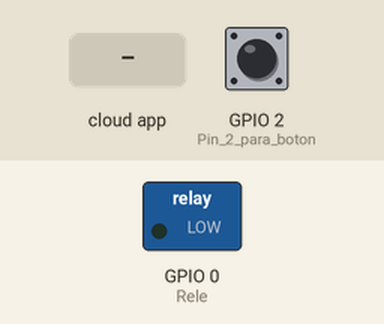
Recording of a sketch running on a simulated ESP8266 (NodeMCU). Parts: switched loads named in the sketch (green lamp = pin HIGH). Dashed ring = blinking. The inputs (shaded band) are chosen by the test bench; at power-on: GPIO 2 (Pin_2_para_boton) HIGH. WiFi joins after 1.5 s; servers stay silent unless stated; the Firebase database answers and starts empty.

Above: at 6.7 s.
6.8 s: GPIO 2 (Pin_2_para_boton) pulled LOW for 3.2 s
At 7.9 s:
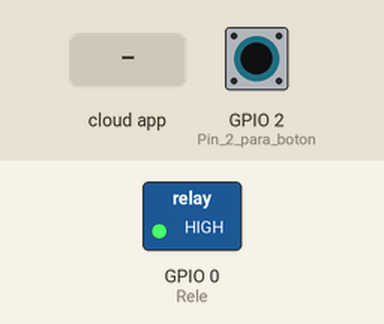
11.5 s: GPIO 2 (Pin_2_para_boton) pulled LOW for 0.15 s
At 12.4 s:
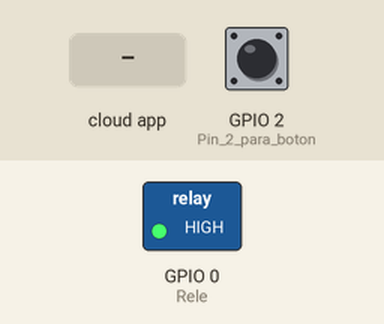
13.2 s: the phone or cloud app sets Prueba2 to 255
At 13.7 s:
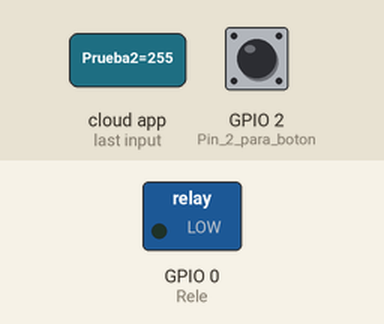
Timing chart, 0 to 16.2 s (numbered marks = the images above; inputs shaded):
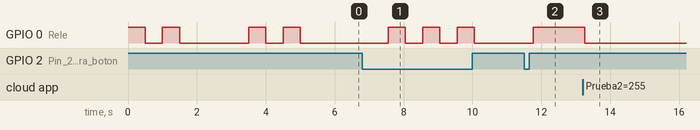

Measured:
- after the input at 6.8 s, GPIO 0 (Rele): alternates HIGH for 0.50 s and LOW for 0.50 s, 6 changes in all, then stays LOW, starting after 0.76 s
- after the input at 11.5 s, GPIO 0 (Rele): LOW → HIGH after 0.26 s
- after the input at 13.2 s, GPIO 0 (Rele): HIGH → LOW after 0.06 s

The sketch:

prueba_interrupcion.ino
```cpp
//Librerias
#include <FirebaseESP8266.h>
#include <ESP8266WiFi.h>
#include <Espalexa.h>

//___________________________________________________________________________________________________________________________________
//Wifi
#define WIFI_SSID "TP-Link_6070"    //Nombre de WIFI.
#define WIFI_PASSWORD "84867988"    //PASSWORD.

//FireBase
#define FIREBASE_HOST "esp32-1-eeafc-default-rtdb.firebaseio.com"   //FireBase url.
#define FIREBASE_AUTH "mCoEtvu3R1BJoeiixKE5dbohGvnTGl4C2aH2d6mY"    //FireBase Codigo base de datos.
FirebaseData firebaseData;

//Alexa
Espalexa Alexa;
//___________________________________________________________________________________________________________________________________

#define Rele 0
//___________________________________________________________________________________________________________________________________
boolean ConectarWifi();

void boton();

void alexa(uint8_t RxAlexa);

void FireBase_enviar();
void FireBase_loop();

void rele();

//___________________________________________________________________________________________________________________________________
bool estadoR=0, estadoFB=0, estadoW=1;
int flag=0;
//___________________________________________________________________________________________________________________________________


void setup() {
  pinMode(2,INPUT_PULLUP);      //Pin 2 para boton.
  pinMode(Rele,OUTPUT);            //Pin 0 es para rele.

  ConectarWifi();         //Inicio conexión WIFI

  //Conectar a base de datos.
  if (ConectarWifi){
    Firebase.begin(FIREBASE_HOST, FIREBASE_AUTH);
    Firebase.reconnectWiFi(true);
    //Serial.println("Conectado de base de datos...");

    Alexa.addDevice("Prueba2", alexa);

    }
  else{
    //Serial.println("No Conectado de base de datos...");
    }

    Alexa.begin();

}

void loop() {
  Alexa.loop();
  boton();
  FireBase_loop();

  /*switch (flag){
  case 1:{//boton
     rele();
     break;
    }
  case 2:{//alexa
     rele();
     break;
    }
  case 3:{//FireBase
     rele();
     break;
    }
  }*/
}

void boton(){
  if (digitalRead(2)==0){
    estadoR=!estadoR;
    delay(200);
    rele();
    flag=1;
  }
}

void alexa(uint8_t RxAlexa){
    if (RxAlexa == 255) {
      estadoR=true;
    }
    else if (RxAlexa == 0) {
      estadoR=false;
    }
    rele();
    flag=2;
}


void rele(){
  if (estadoR==0){
      digitalWrite(0,1);
      Firebase.setBool(firebaseData,"/Led1Status",false);
    }
  else{
       digitalWrite(0,0);
       Firebase.setBool(firebaseData,"/Led1Status",true);
    }
    flag=0;
}


void FireBase_loop(){
  if (estadoW==1){
      Firebase.getBool(firebaseData, "/Led1Status");
      estadoFB = firebaseData.boolData();
      if (estadoR!=estadoFB){
          estadoR=estadoFB;
          rele();
          flag=3;
        }
    }
}


boolean ConectarWifi(){
  digitalWrite(0,1);
    delay(500);
    digitalWrite(0,0);
    delay(500);
    digitalWrite(0,1);
    delay(500);
    digitalWrite(0,0);
    delay(500);

  estadoW = true;  //Variable para saber estado de wifi
  int i = 0;

  WiFi.mode(WIFI_STA);   //Modo estación
  WiFi.begin(WIFI_SSID, WIFI_PASSWORD);   //Cargar nombre y contraseña
  //Serial.println("");
 //Serial.println("Conectar WiFi");

  // Esperando conexión.
  //Serial.print("Conectando...");
  while (WiFi.status() != WL_CONNECTED) {
    delay(500);
    //Serial.print(".");
    if (i > 50){
      estadoW = false; break;
    }
    i++;
  }
 // Serial.println("");
  if (estadoW){
    /*Serial.print("Conectado a ");
    Serial.println(WIFI_SSID);
    Serial.print("IP Dirección: ");
    Serial.println(WiFi.localIP());*/
    digitalWrite(0,1);
    delay(500);
    digitalWrite(0,0);
    delay(500);
    digitalWrite(0,1);
    delay(500);
    digitalWrite(0,0);
    delay(500);
  }
  else {
    //Serial.println("Coneción fallida.");
    digitalWrite(0,1);
  }
  return estadoW;
}
```
